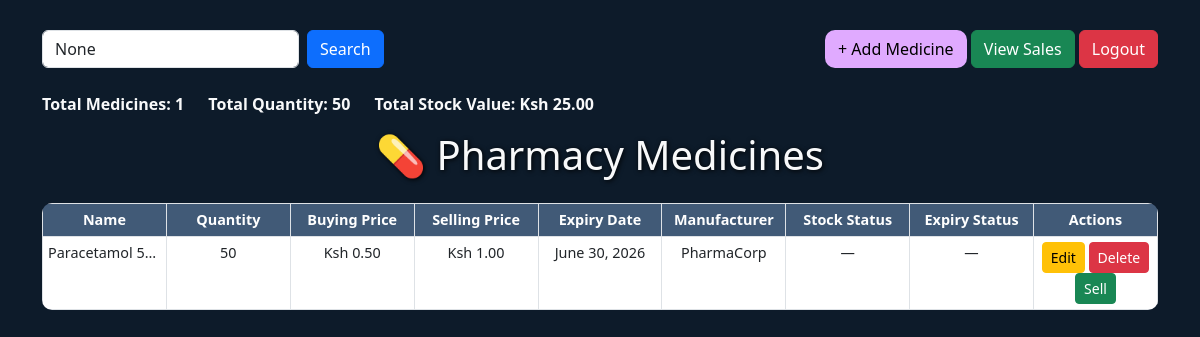
/medicines/ (signed in), run on an earlier commit of the app's database.
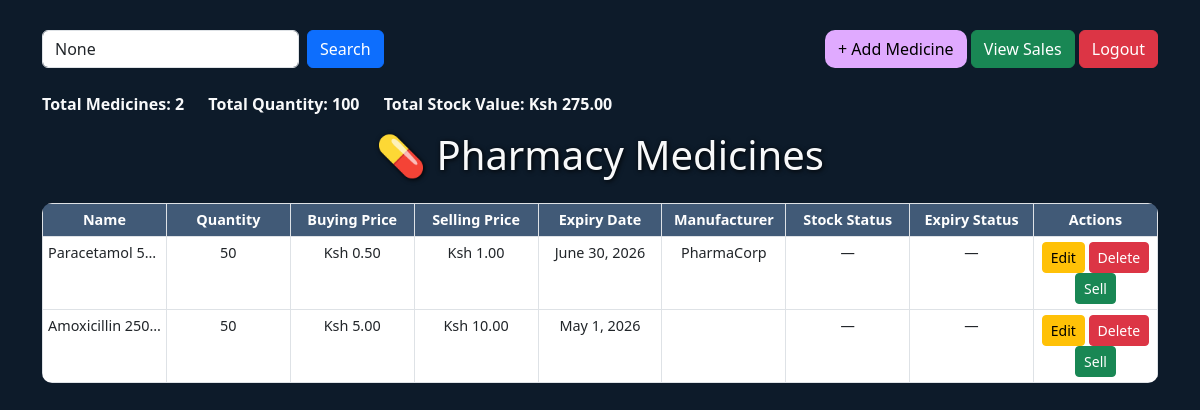
And on a later commit of the database.
### inventory/models.py (models this page shows, shortened)
class Medicine(models.Model):
    name = models.CharField(max_length=100)
    quantity = models.PositiveIntegerField()
    buying_price = models.DecimalField(max_digits=10, decimal_places=2)
    selling_price = models.DecimalField(max_digits=10, decimal_places=2)
    expiry_date = models.DateField()
    manufacturer = models.CharField(max_length=100)

### inventory/views.py (the view)
# urls.py: path('', lambda request: redirect('medicine_list')),
@login_required
def medicine_list(request):
    query = request.GET.get('q')
    if query:
        medicines = Medicine.objects.filter(
            Q(name__icontains=query) | Q(manufacturer__icontains=query)
        )
    else:
        medicines = Medicine.objects.all()
    low_stock = medicines.filter(quantity__lt=10)
    today_plus_30 = timezone.now().date() + timedelta(days=30)
    soon_to_expire = medicines.filter(expiry_date__lte=today_plus_30)
    for med in medicines:
        med.total_value = med.quantity * med.buying_price
        med.profit_per_unit = med.selling_price - med.buying_price
    total_quantity = sum(m.quantity for m in medicines)
    total_stock_value = sum(m.total_value for m in medicines)
    normal_stock_count = medicines.count() - low_stock.count()
    context = {
        'medicines': medicines,
        'low_stock': low_stock,
        'soon_to_expire': soon_to_expire,
        'medicine_count': medicines.count(),
        'normal_stock_count': normal_stock_count,
        'total_quantity': total_quantity,
        'total_stock_value': total_stock_value,
        'query': query,
        'today_plus_30': today_plus_30,
    }
    return render(request, 'inventory/medicine_list.html', context)

### inventory/templates/inventory/medicine_list.html (shortened to what this page needs)
<!DOCTYPE html>
<html>
<head>
    <link href="https://cdn.jsdelivr.net/npm/bootstrap@5.3.0/dist/css/bootstrap.min.css" rel="stylesheet">
</head>
<body>
<div class="container">
    <div class="top-buttons mb-3">
        <form method="GET" class="d-flex mb-2" action="">
            <input class="form-control me-2" type="search" placeholder="Search by Name or Manufacturer" name="q" value="{{ query }}">
            <button class="btn btn-primary" type="submit">Search</button>
        </form>
        <div class="mb-2">
            <a href="{% url 'medicine_add' %}" class="btn btn-custom">+ Add Medicine</a>
            <a href="{% url 'sales_list' %}" class="btn btn-success">View Sales</a>
            <a href="{% url 'user_logout' %}" class="btn btn-danger">Logout</a>
        </div>
    </div>
    <div class="summary text-light">
        <div>Total Medicines: {{ medicine_count }}</div>
        <div>Total Quantity: {{ total_quantity }}</div>
        <div>Total Stock Value: Ksh {{ total_stock_value }}</div>
    </div>
    <h1 class="text-center mb-4">💊 Pharmacy Medicines</h1>
    <div class="table-responsive">
        <table class="table table-hover table-bordered text-center">
            <thead>
                <tr>
                    <th>Name</th>
                    <th>Quantity</th>
                    <th>Buying Price</th>
                    <th>Selling Price</th>
                    <th>Expiry Date</th>
                    <th>Manufacturer</th>
                    <th>Stock Status</th>
                    <th>Expiry Status</th>
                    <th>Actions</th>
                </tr>
            </thead>
            <tbody>
                {% for medicine in medicines %}
                <tr class="{% if medicine in low_stock %}table-warning{% elif medicine in soon_to_expire %}table-danger{% endif %}">
                    <td class="text-truncate">{{ medicine.name }}</td>
                    <td>{{ medicine.quantity }}</td>
                    <td>Ksh {{ medicine.buying_price }}</td>
                    <td>Ksh {{ medicine.selling_price }}</td>
                    <td>{{ medicine.expiry_date }}</td>
                    <td class="text-truncate">{{ medicine.manufacturer }}</td>
                    <td>{% if medicine.quantity < 10 %}Stock Low{% else %}—{% endif %}</td>
                    <td>{% if medicine.expiry_date <= today_plus_30 %}Expiring{% else %}—{% endif %}</td>
                    <td>
                        <a href="{% url 'medicine_edit' medicine.id %}" class="btn btn-warning btn-sm">Edit</a>
                        <a href="{% url 'medicine_delete' medicine.id %}" class="btn btn-danger btn-sm">Delete</a>
                        <a href="{% url 'medicine_sell' medicine.id %}" class="btn btn-success btn-sm">Sell</a>
                    </td>
                </tr>
                {% empty %}
                <tr>
                    <td colspan="9" class="text-center">No medicines available.</td>
                </tr>
                {% endfor %}
            </tbody>
        </table>
    </div>
</div>
</body>
</html>

What changed in the data, as far as the page shows it:
added Medicine: name "Amoxicillin 250…", quantity "50", buying_price "5.00", selling_price "10.00", expiry_date "May 1, 2026"
Also different on the page:
{{ medicine_count }}: "1" → "2"
{{ total_quantity }}: "50" → "100"
{{ total_stock_value }}: "25.00" → "275.00"
